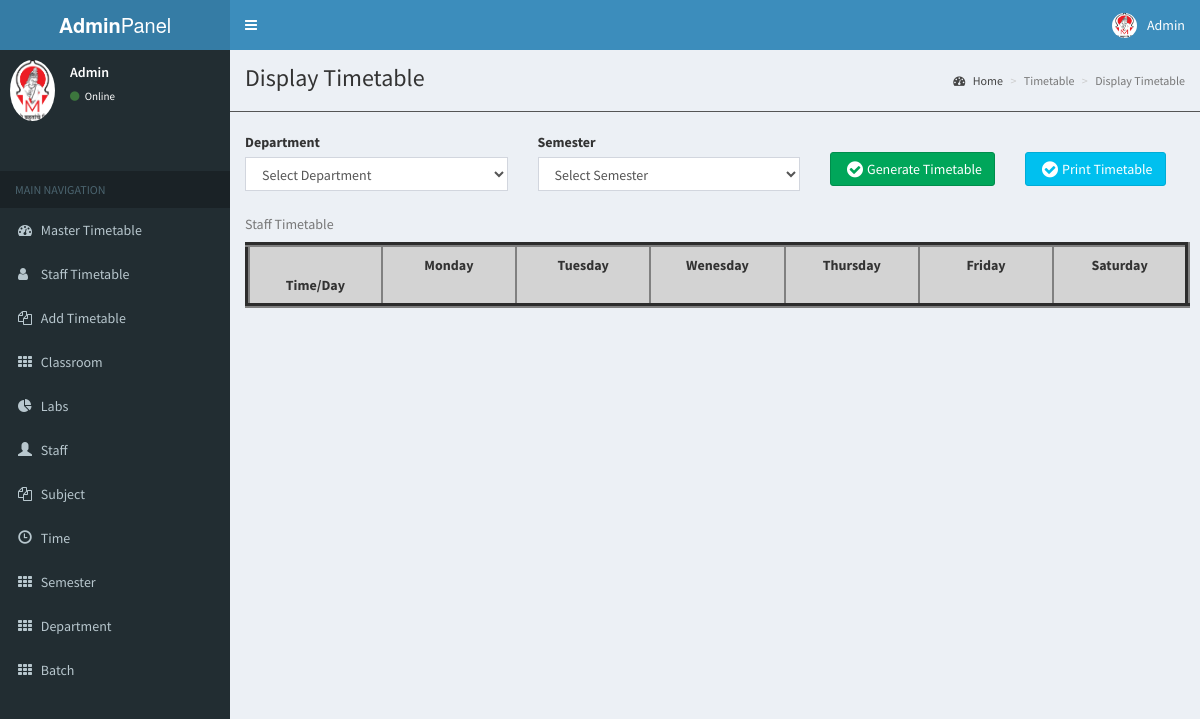
The app's page /stafftt.php with its own data.
### tables this page shows
CREATE TABLE `days` (
  `id` int unsigned NOT NULL AUTO_INCREMENT,
  `day_name` varchar(255) NOT NULL,
  PRIMARY KEY (`id`)
);

### stafftt.php (the view, shortened to what this page needs)
<!DOCTYPE html>
<html>
<head>
  <link rel="stylesheet" href="bower_components/bootstrap/dist/css/bootstrap.min.css">
  <link rel="stylesheet" href="bower_components/font-awesome/css/font-awesome.min.css">
  <link rel="stylesheet" href="bower_components/Ionicons/css/ionicons.min.css">
  <link rel="stylesheet" href="bower_components/jvectormap/jquery-jvectormap.css">
  <link rel="stylesheet" href="dist/css/AdminLTE.min.css">
  <link rel="stylesheet" href="dist/css/skins/_all-skins.min.css">
</head>
<body class="hold-transition skin-blue sidebar-mini">
  <div class="wrapper">
    <?php include_once "./partials/header.php" ?>
    <?php include_once "./partials/sidebar.php" ?>
    <div class="content-wrapper">
      <section class="content-header">
        <h1> Display Timetable </h1>
        <ol class="breadcrumb">
          <li><a href="#"><i class="fa fa-dashboard"></i> Home</a></li>
          <li class="active">Timetable</li>
          <li class="active">Display Timetable</li>
        </ol>
      </section>
      <hr>
      <div class="container">
        <div class="row">
          <div class="form-group col-md-3">
            <label class="control-label">Department</label>
            <select name="timetable_dept" id="timetable_dept" class="form-control custom-select">
              <?php
              echo "<option value=''>Select Department</option>";
              ?>
            </select>
          </div>
          <div class="form-group col-md-3">
            <label class="control-label">Semester</label>
            <select name="timetable_sem" id="timetable_sem" class="form-control custom-select">
              <option value=''>Select Semester</option>
            </select>
          </div>
          <div class="form-group col-md-3" id="staff_add">
          </div><br>
          <div class="form-group col-md-2">
            <a href="">
              <button class="btn btn-success" type="submit" name="timetable_generate" id="timetable_generate"><i class="fa fa-fw fa-lg fa-check-circle"></i>Generate Timetable</button></a>
          </div>
          <div class="form-group col-md-2">
            <a href="">
              <button class="btn btn-info" type="submit" name="print_timetable" id="print_timetable"><i class="fa fa-fw fa-lg fa-check-circle"></i>Print Timetable</button></a>
          </div>
        </div>
        <div class="row">
          <div class="col-md-10">
            <div class="table-responsive">
              <table border="5" cellspacing="0" align="center" id="timetable" class="table table-striped w-auto">
                <caption>Staff Timetable</caption>
                <thead>
                  <tr>
                    <td align="center" height="50" width="100"><br>
                      <b>Time/Day</b></br>
                    </td>
                    <?php
                    $query = mysqli_query($connection, "SELECT * FROM days");
                    while ($row = mysqli_fetch_array($query)) { ?>
                      <td align="center" height="50" width="100"><b><?php echo $row['day_name']; ?></b>
                      </td>
                    <?php
                    } ?>
                  </tr>
                </thead>
              </table>
            </div>
          </div>
        </div>
      </div>
    </div>
  </div>
</body>
</html>

### stafftt.php (style rules this page uses)
#table1, td { border: 2px solid gray; background-color: lightgray; }

### records on screen
days: day_name "Monday"
days: day_name "Tuesday"
days: day_name "Wenesday"
days: day_name "Thursday"
days: day_name "Friday"
days: day_name "Saturday"
